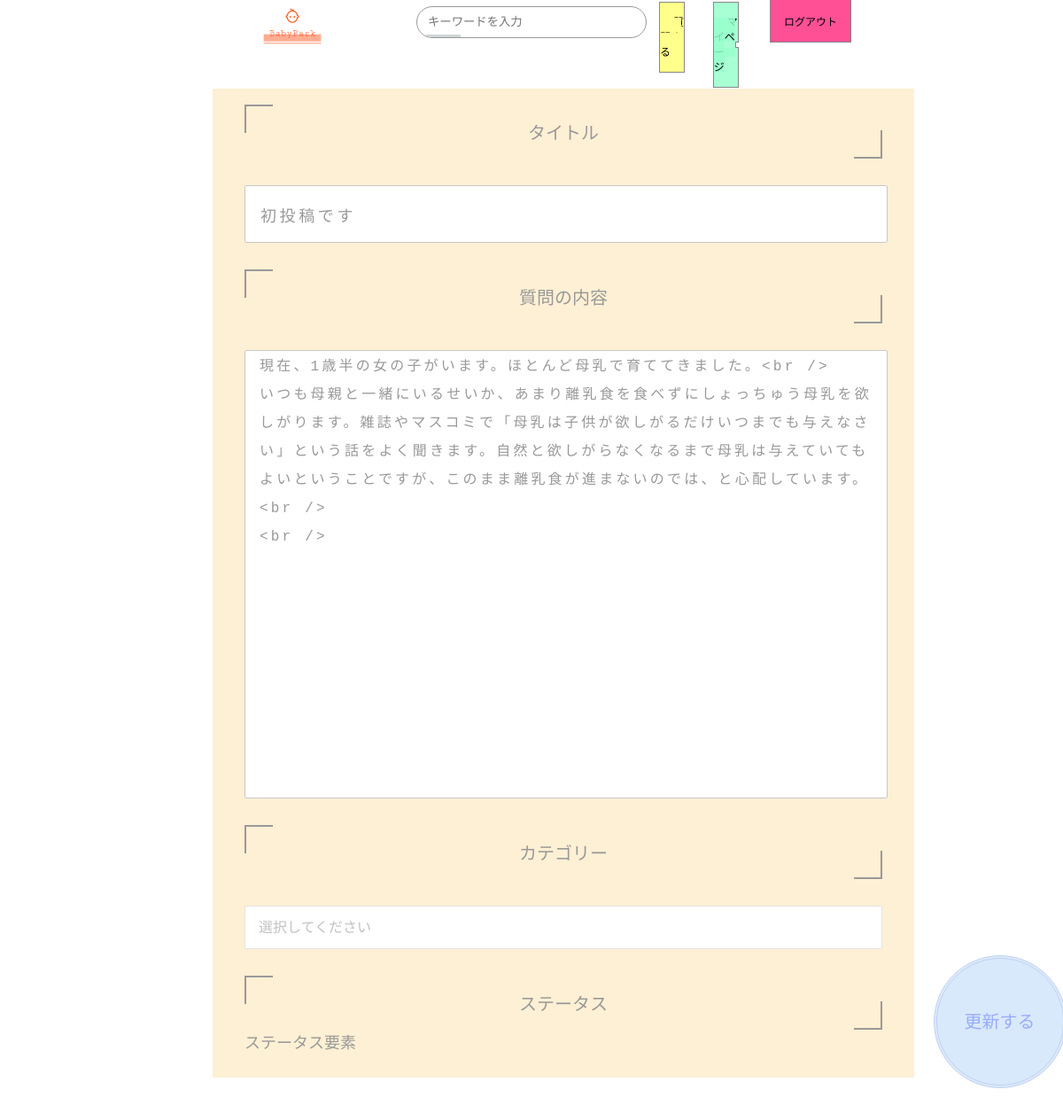
Screenshot of /update.php?id=84 (signed in) with the database file from the repository.
### tables this page shows
CREATE TABLE `posts` (
  `id` int(11) NOT NULL,
  `user_id` int(11) NOT NULL,
  `title` varchar(100) NOT NULL,
  `body` text NOT NULL,
  `category` varchar(100) NOT NULL,
  `created_at` timestamp NOT NULL DEFAULT CURRENT_TIMESTAMP,
  `update_at` timestamp NOT NULL DEFAULT CURRENT_TIMESTAMP ON UPDATE CURRENT_TIMESTAMP
);

### public/index.php (called while the page is built, shortened)
<?php
$parse = parse_url($_SERVER["REQUEST_URI"]);
require_once(ROOT_PATH.'Views'.$parse['path']);
?>

### Controllers/PostController.php (called while the page is built, shortened)
<?php
require_once(ROOT_PATH . '/Models/Post.php');
class PostController {
  private $request;
  public function __construct() {
    $this->request['get'] = $_GET;
    $this->Post = new Post();
  }
  public function show() {
    $post = $this->Post->postFindById($this->request['get']['id']);
    $params = [
      'post' => $post
    ];
    return $params;
  }
}
?>

### Models/Db.php (called while the page is built, shortened)
<?php
class Db {
  public function __construct($dbh = null) {
    if(!$dbh) {
      try {
        $this->dbh =new PDO(
          'mysql:dbname='.DB_NAME.
          ';host='.DB_HOST, DB_USER, DB_PASSWD
        );
      } catch (PDOException $e) {
        echo "接続失敗: " . $e->getMessage() . "\n";
        exit();
      }
    } else {
      $this->dbh = $dbh;
    }
  }
}

### Models/Post.php (called while the page is built, shortened)
<?php
require_once(ROOT_PATH . 'Models/Db.php');
class Post extends Db {
  public function postFindById($id = 0): array
  {
    $sql = 'SELECT p.id AS  post_id,  p.user_id, p.title, p.body, p.category, p.created_at,u.name
            FROM            posts p
            INNER JOIN      users u
            ON p.user_id = u.id
            WHERE p.id   =  :id';
    $sth = $this->dbh->prepare($sql);
    $sth->bindParam(':id', $id, PDO::PARAM_INT);
    $sth->execute();
    $result = $sth->fetch(PDO::FETCH_ASSOC);
    return $result;
  }
}

### Views/update.php (the view, shortened to what this page needs)
<?php
require_once(ROOT_PATH . '/Models/Post.php');
require_once(ROOT_PATH . '/Controllers/PostController.php');
$post = new PostController();
$params = $post->show();
$post = $params['post'];
?>
<!DOCTYPE html>
<html lang="ja">
<head>
  <link rel="stylesheet" type="text/css" href="css/base.css">
  <link rel="stylesheet" type="text/css" href="css/edit.css">
</head>
<body>
  <?php include("_login_header.php") ?>
  <div class="wrapper">
    <div class="main">
      <div class="edit_main">
        <form action="update_complete.php" method="POST">
          <dl>
            <dt><label for="title">タイトル</label></dt>
            <dd><input type="text" name="title" value="<?php echo $post['title'] ?>" placeholder="タイトルを入力してください。"></dd>
          </dl>
          <dl>
            <dt><label for="body">質問の内容</label></dt>
            <dd>
              <textarea name="body" id="post_textarea" cols="30" rows="10" placeholder="質問の内容を入力してください。" ><?php echo $post['body'] ?></textarea>
            </dd>
          </dl>
          <dl>
            <dt><label for="category">カテゴリー</label></dt>
            <dd>
              <select name="category" id="category_box">
                <option value="0">選択してください</option>
              </select>
            </dd>
          </dl>
          <dl>
            <dt><label for="status">ステータス</label></dt>
            <dd>
              ステータス要素
            </dd>
          </dl>
          <button type="submit" name="submit" value="送信"  class="edit_btn">更新する</button>
        </form>
      </div>
    </div>
  </div>
</body>
</html>

### public/css/base.css (style rules this page uses)
body, h1, h2, h3, h4, h5, h6, p, address, ul, ol, li, dl, dt, dd, img, form, table, tr, th, td { margin: 0; padding: 0; border: none; font-style: normal; font-weight: normal; font-size: 100%; text-align: left; list-style-type: none; border-collapse: collapse; }
textarea { font-size: 100%; vertical-align:middle; }
input { line-height:auto;vertical-align:middle; }
body { font-family: "Gill Sans", 'ヒラギノ角ゴ Pro W3','Hiragino Kaku Gothic Pro','メイリオ',Meiryo,'ＭＳ Ｐゴシック',sans-serif; }
.wrapper { width: 100%; height: 100%; min-height: 100vh; position: relative; padding-bottom: 80px; box-sizing: border-box; }
.main { width: 60%; height: 100vh; margin: 0 auto; height: 100%; min-height: 100vh; position: relative; padding-bottom: 120px; box-sizing: border-box; }
.back_btn::before,button::after { content:''; position:absolute; top:0; right:0; height:2px; width:0; background: #ff6600; transition:400ms ease all; }

### public/css/edit.css (style rules this page uses)
.edit_main { margin: 50px 0; height: 1080px; opacity: 0.4; width: 100%; background-color: rgb(253, 218, 148); font-size: 18px; position: relative; padding: 1em 2em; text-align: center; }
.edit_main dl dd input[type=text] { width: 98%; padding: 20px 0; letter-spacing: 0.2em; padding-left: 1rem; margin: 30px 0; font-size: 18px; }
.edit_main dl dt { font-size: 20px; position: relative; padding: 0.8em 2em; text-align: center; }
.edit_main dl dt::before, .edit_main dl dt::after { position: absolute; content: ''; }
.edit_main dl dt::after { top: 0; left: 0; width: 30px; height: 30px; border-top: 2px solid #000; border-left: 2px solid #000; }
.edit_main dl dt:before { right: 0; bottom: 0; width: 30px; height: 30px; border-right: 2px solid #000; border-bottom: 2px solid #000; }
#post_textarea { width: 98%; resize: none; height: 500px; font-size: 16px; line-height: 2rem; letter-spacing: 0.2em; padding-left: 1rem; margin: 30px 0; }
#category_box { width: 100%; padding-right: 1em; cursor: pointer; text-indent: 0.01px; text-overflow: ellipsis; border: none; outline: none; background: transparent; background-image: none; box-shadow: none; -webkit-appearance: none; appearance: none; border: 1px solid #bbbbbb; border-radius: 2px; background: #ffffff; padding: 15px 38px 15px 15px; color: #666666; font-size: 16px; margin: 30px 0; }
#category_box::before { position: absolute; top: 0.8em; right: 0.9em; width: 0; height: 0; padding: 0; content: ''; border-left: 6px solid transparent; border-right: 6px solid transparent; border-top: 6px solid #666666; pointer-events: none; }
.edit_btn { display: inline-block; text-decoration: none; color: #002fff; width: 150px; height: 150px; line-height: 120px; border-radius: 50%; border: double 4px #668ad8; text-align: center; overflow: hidden; transition: .6s; background-color: rgba(149, 195, 248, 0.89); font-size: 20px; position: relative; left: 108%; bottom: 5.5em; }

### rows the page displays
posts: title "初投稿です", body "現在、1歳半の女の子がいます。ほとんど母乳で育ててきました。<br /> いつも母親と一緒にいるせいか、あまり離乳食を食べずにしょっちゅう母乳を欲しがります。雑誌やマスコミで「母乳は子供が欲しがるだけいつまでも与えなさい」という話をよく聞きます。自然と欲しがらなくなるまで母乳は与えていてもよいということですが、このまま離乳食が進まないのでは、と心配しています。<br /> <br />"
